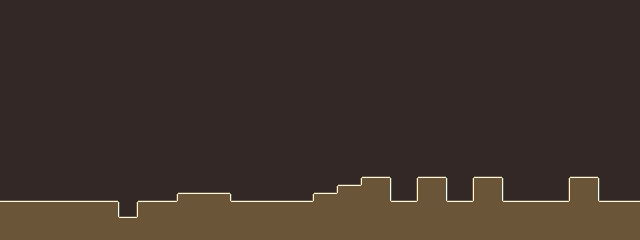

Below is a game level as drawn by its tile map, then a one-line description and the .tmx file that defines it, in full:
An orthogonal 80x30 tile map with 8x8 px tiles, 1 tile layer (tile), 3 tilesets and 3 objects (lil_tank, text, turret).

<map version="1.0" orientation="orthogonal" renderorder="right-down" width="80" height="30" tilewidth="8" tileheight="8" backgroundcolor="#332825" nextobjectid="7">
 <tileset firstgid="1" name="atlas" tilewidth="8" tileheight="8" tilecount="4096">
  <image source="../atlas.bmp" trans="ff00ff" width="512" height="512" />
  <terraintypes>
   <terrain name="floor" tile="84" />
  </terraintypes>
  <tile id="79" terrain="0,0,0,0" />
  <tile id="80" terrain="0,0,0,0" />
  <tile id="81" terrain="0,0,0,0" />
  <tile id="82" terrain="0,0,0,0" />
  <tile id="83" terrain="0,0,0,0" />
  <tile id="84" terrain="0,0,0,0" />
  <tile id="143" terrain="0,0,0,0" />
  <tile id="144" terrain="0,0,0,0" />
  <tile id="145" terrain="0,0,0,0" />
  <tile id="146" terrain="0,0,0,0" />
  <tile id="147" terrain="0,0,0,0" />
  <tile id="148" terrain="0,0,0,0" />
  <tile id="207" terrain="0,0,0,0" />
  <tile id="208" terrain="0,0,0,0" />
  <tile id="209" terrain="0,0,0,0" />
  <tile id="210" terrain="0,0,0,0" />
  <tile id="211" terrain="0,0,0,0" />
  <tile id="212" terrain="0,0,0,0" />
  <tile id="213" terrain="0,0,0,0" />
  <tile id="275" terrain="0,0,0,0" />
 </tileset>
 <tileset firstgid="4097" name="atlas-16" tilewidth="16" tileheight="16" tilecount="1024">
  <image source="../atlas.bmp" trans="ff00ff" width="512" height="512" />
 </tileset>
 <tileset firstgid="5121" name="atlas-32" tilewidth="32" tileheight="8" tilecount="1024">
  <image source="../atlas.bmp" trans="ff00ff" width="512" height="512" />
 </tileset>
 <layer name="tile" width="80" height="30">
  <data encoding="csv">
0,0,0,0,0,0,0,0,0,0,0,0,0,0,0,0,0,0,0,0,0,0,0,0,0,0,0,0,0,0,0,0,0,0,0,0,0,0,0,0,0,0,0,0,0,0,0,0,0,0,0,0,0,0,0,0,0,0,0,0,0,0,0,0,0,0,0,0,0,0,0,0,0,0,0,0,0,0,0,0,
0,0,0,0,0,0,0,0,0,0,0,0,0,0,0,0,0,0,0,0,0,0,0,0,0,0,0,0,0,0,0,0,0,0,0,0,0,0,0,0,0,0,0,0,0,0,0,0,0,0,0,0,0,0,0,0,0,0,0,0,0,0,0,0,0,0,0,0,0,0,0,0,0,0,0,0,0,0,0,0,
0,0,0,0,0,0,0,0,0,0,0,0,0,0,0,0,0,0,0,0,0,0,0,0,0,0,0,0,0,0,0,0,0,0,0,0,0,0,0,0,0,0,0,0,0,0,0,0,0,0,0,0,0,0,0,0,0,0,0,0,0,0,0,0,0,0,0,0,0,0,0,0,0,0,0,0,0,0,0,0,
0,0,0,0,0,0,0,0,0,0,0,0,0,0,0,0,0,0,0,0,0,0,0,0,0,0,0,0,0,0,0,0,0,0,0,0,0,0,0,0,0,0,0,0,0,0,0,0,0,0,0,0,0,0,0,0,0,0,0,0,0,0,0,0,0,0,0,0,0,0,0,0,0,0,0,0,0,0,0,0,
0,0,0,0,0,0,0,0,0,0,0,0,0,0,0,0,0,0,0,0,0,0,0,0,0,0,0,0,0,0,0,0,0,0,0,0,0,0,0,0,0,0,0,0,0,0,0,0,0,0,0,0,0,0,0,0,0,0,0,0,0,0,0,0,0,0,0,0,0,0,0,0,0,0,0,0,0,0,0,0,
0,0,0,0,0,0,0,0,0,0,0,0,0,0,0,0,0,0,0,0,0,0,0,0,0,0,0,0,0,0,0,0,0,0,0,0,0,0,0,0,0,0,0,0,0,0,0,0,0,0,0,0,0,0,0,0,0,0,0,0,0,0,0,0,0,0,0,0,0,0,0,0,0,0,0,0,0,0,0,0,
0,0,0,0,0,0,0,0,0,0,0,0,0,0,0,0,0,0,0,0,0,0,0,0,0,0,0,0,0,0,0,0,0,0,0,0,0,0,0,0,0,0,0,0,0,0,0,0,0,0,0,0,0,0,0,0,0,0,0,0,0,0,0,0,0,0,0,0,0,0,0,0,0,0,0,0,0,0,0,0,
0,0,0,0,0,0,0,0,0,0,0,0,0,0,0,0,0,0,0,0,0,0,0,0,0,0,0,0,0,0,0,0,0,0,0,0,0,0,0,0,0,0,0,0,0,0,0,0,0,0,0,0,0,0,0,0,0,0,0,0,0,0,0,0,0,0,0,0,0,0,0,0,0,0,0,0,0,0,0,0,
0,0,0,0,0,0,0,0,0,0,0,0,0,0,0,0,0,0,0,0,0,0,0,0,0,0,0,0,0,0,0,0,0,0,0,0,0,0,0,0,0,0,0,0,0,0,0,0,0,0,0,0,0,0,0,0,0,0,0,0,0,0,0,0,0,0,0,0,0,0,0,0,0,0,0,0,0,0,0,0,
0,0,0,0,0,0,0,0,0,0,0,0,0,0,0,0,0,0,0,0,0,0,0,0,0,0,0,0,0,0,0,0,0,0,0,0,0,0,0,0,0,0,0,0,0,0,0,0,0,0,0,0,0,0,0,0,0,0,0,0,0,0,0,0,0,0,0,0,0,0,0,0,0,0,0,0,0,0,0,0,
0,0,0,0,0,0,0,0,0,0,0,0,0,0,0,0,0,0,0,0,0,0,0,0,0,0,0,0,0,0,0,0,0,0,0,0,0,0,0,0,0,0,0,0,0,0,0,0,0,0,0,0,0,0,0,0,0,0,0,0,0,0,0,0,0,0,0,0,0,0,0,0,0,0,0,0,0,0,0,0,
0,0,0,0,0,0,0,0,0,0,0,0,0,0,0,0,0,0,0,0,0,0,0,0,0,0,0,0,0,0,0,0,0,0,0,0,0,0,0,0,0,0,0,0,0,0,0,0,0,0,0,0,0,0,0,0,0,0,0,0,0,0,0,0,0,0,0,0,0,0,0,0,0,0,0,0,0,0,0,0,
0,0,0,0,0,0,0,0,0,0,0,0,0,0,0,0,0,0,0,0,0,0,0,0,0,0,0,0,0,0,0,0,0,0,0,0,0,0,0,0,0,0,0,0,0,0,0,0,0,0,0,0,0,0,0,0,0,0,0,0,0,0,0,0,0,0,0,0,0,0,0,0,0,0,0,0,0,0,0,0,
0,0,0,0,0,0,0,0,0,0,0,0,0,0,0,0,0,0,0,0,0,0,0,0,0,0,0,0,0,0,0,0,0,0,0,0,0,0,0,0,0,0,0,0,0,0,0,0,0,0,0,0,0,0,0,0,0,0,0,0,0,0,0,0,0,0,0,0,0,0,0,0,0,0,0,0,0,0,0,0,
0,0,0,0,0,0,0,0,0,0,0,0,0,0,0,0,0,0,0,0,0,0,0,0,0,0,0,0,0,0,0,0,0,0,0,0,0,0,0,0,0,0,0,0,0,0,0,0,0,0,0,0,0,0,0,0,0,0,0,0,0,0,0,0,0,0,0,0,0,0,0,0,0,0,0,0,0,0,0,0,
0,0,0,0,0,0,0,0,0,0,0,0,0,0,0,0,0,0,0,0,0,0,0,0,0,0,0,0,0,0,0,0,0,0,0,0,0,0,0,0,0,0,0,0,0,0,0,0,0,0,0,0,0,0,0,0,0,0,0,0,0,0,0,0,0,0,0,0,0,0,0,0,0,0,0,0,0,0,0,0,
0,0,0,0,0,0,0,0,0,0,0,0,0,0,0,0,0,0,0,0,0,0,0,0,0,0,0,0,0,0,0,0,0,0,0,0,0,0,0,0,0,0,0,0,0,0,0,0,0,0,0,0,0,0,0,0,0,0,0,0,0,0,0,0,0,0,0,0,0,0,0,0,0,0,0,0,0,0,0,0,
0,0,0,0,0,0,0,0,0,0,0,0,0,0,0,0,0,0,0,0,0,0,0,0,0,0,0,0,0,0,0,0,0,0,0,0,0,0,0,0,0,0,0,0,0,0,0,0,0,0,0,0,0,0,0,0,0,0,0,0,0,0,0,0,0,0,0,0,0,0,0,0,0,0,0,0,0,0,0,0,
0,0,0,0,0,0,0,0,0,0,0,0,0,0,0,0,0,0,0,0,0,0,0,0,0,0,0,0,0,0,0,0,0,0,0,0,0,0,0,0,0,0,0,0,0,0,0,0,0,0,0,0,0,0,0,0,0,0,0,0,0,0,0,0,0,0,0,0,0,0,0,0,0,0,0,0,0,0,0,0,
0,0,0,0,0,0,0,0,0,0,0,0,0,0,0,0,0,0,0,0,0,0,0,0,0,0,0,0,0,0,0,0,0,0,0,0,0,0,0,0,0,0,0,0,0,0,0,0,0,0,0,0,0,0,0,0,0,0,0,0,0,0,0,0,0,0,0,0,0,0,0,0,0,0,0,0,0,0,0,0,
0,0,0,0,0,0,0,0,0,0,0,0,0,0,0,0,0,0,0,0,0,0,0,0,0,0,0,0,0,0,0,0,0,0,0,0,0,0,0,0,0,0,0,0,0,0,0,0,0,0,0,0,0,0,0,0,0,0,0,0,0,0,0,0,0,0,0,0,0,0,0,0,0,0,0,0,0,0,0,0,
0,0,0,0,0,0,0,0,0,0,0,0,0,0,0,0,0,0,0,0,0,0,0,0,0,0,0,0,0,0,0,0,0,0,0,0,0,0,0,0,0,0,0,0,0,0,0,0,0,0,0,0,0,0,0,0,0,0,0,0,0,0,0,0,0,0,0,0,0,0,0,0,0,0,0,0,0,0,0,0,
0,0,0,0,0,0,0,0,0,0,0,0,0,0,0,0,0,0,0,0,0,0,0,0,0,0,0,0,0,0,0,0,0,0,0,0,0,0,0,0,0,0,0,0,0,80,81,81,82,0,0,0,80,81,81,82,0,0,0,80,81,81,82,0,0,0,0,0,0,0,0,80,81,81,82,0,0,0,0,0,
0,0,0,0,0,0,0,0,0,0,0,0,0,0,0,0,0,0,0,0,0,0,0,0,0,0,0,0,0,0,0,0,0,0,0,0,0,0,0,0,0,0,80,81,81,83,145,145,146,0,0,0,144,145,145,146,0,0,0,144,145,145,146,0,0,0,0,0,0,0,0,144,145,145,146,0,0,0,0,0,
0,0,0,0,0,0,0,0,0,0,0,0,0,0,0,0,0,0,0,0,0,0,80,81,81,81,81,81,82,0,0,0,0,0,0,0,0,0,0,80,81,81,83,145,145,145,145,145,146,0,0,0,144,145,145,146,0,0,0,144,145,145,146,0,0,0,0,0,0,0,0,144,145,145,146,0,0,0,0,0,
81,81,81,81,81,81,81,81,81,81,81,81,81,81,82,0,0,80,81,81,81,81,83,145,145,145,145,145,84,81,81,81,81,81,81,81,81,81,81,83,145,145,145,145,145,145,145,145,84,81,81,81,83,145,145,84,81,81,81,83,145,145,84,81,81,81,81,81,81,81,81,83,145,145,84,81,81,81,81,81,
145,145,145,145,145,145,145,145,145,145,145,145,145,145,146,0,0,144,145,145,145,145,145,145,145,145,145,145,145,145,145,145,145,145,145,145,145,145,145,145,145,145,145,145,145,145,145,145,145,145,145,145,145,145,145,145,145,145,145,145,145,145,145,145,145,145,145,145,145,145,145,145,145,145,145,145,145,145,145,145,
145,145,145,145,145,145,145,145,145,145,145,145,145,145,84,81,81,83,145,145,145,145,145,145,145,145,145,145,145,145,145,145,145,145,145,145,145,145,145,145,145,145,145,145,145,145,145,145,145,145,145,145,145,145,145,145,145,145,145,145,145,145,145,145,145,145,145,145,145,145,145,145,145,145,145,145,145,145,145,145,
145,145,145,145,145,145,145,145,145,145,145,145,145,145,145,145,145,145,145,145,145,145,145,145,145,145,145,145,145,145,145,145,145,145,145,145,145,145,145,145,145,145,145,145,145,145,145,145,145,145,145,145,145,145,145,145,145,145,145,145,145,145,145,145,145,145,145,145,145,145,145,145,145,145,145,145,145,145,145,145,
145,145,145,145,145,145,145,145,145,145,145,145,145,145,145,145,145,145,145,145,145,145,145,145,145,145,145,145,145,145,145,145,145,145,145,145,145,145,145,145,145,145,145,145,145,145,145,145,145,145,145,145,145,145,145,145,145,145,145,145,145,145,145,145,145,145,145,145,145,145,145,145,145,145,145,145,145,145,145,145
</data>
 </layer>
 <objectgroup name="obj">
  <object id="1" name="lil_tank" type="lil_tank" gid="4161" x="280" y="200" width="16" height="16" />
  <object id="4" type="text" gid="5152" x="384" y="208" width="192" height="24">
   <properties>
    <property name="repeat" value="f" />
    <property name="string" value="&quot;'FRAID NOT! THIS MECHA WAS BUILT TO GO OVER ANY HURDLE.\n\nIF BOTH FEET LAND AT THE SAME TIME, IT WILL TRIGGER A JUMP. TRY IT!&quot;" />
    <property name="ttl" value="5000" />
   </properties>
  </object>
  <object id="6" name="turret" type="turret" gid="4193" x="120" y="216" width="16" height="16" />
 </objectgroup>
</map>
